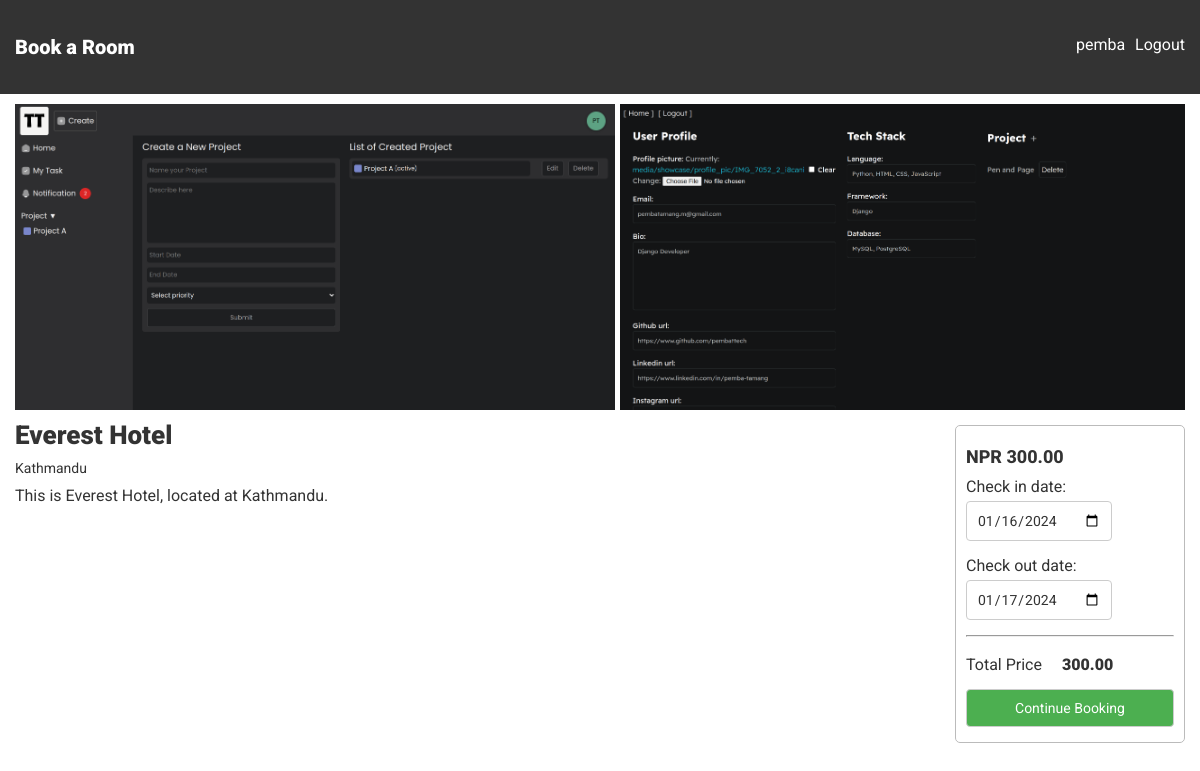
The app's page /hotel/hotel-detail/roanna-fisher (signed in) with its own data.
### user/models.py (models this page shows, shortened)
class CustomUser(AbstractUser):
    is_corporate = models.BooleanField(default=False)

### hotel/models.py (models this page shows, shortened)
class Hotel(models.Model):
    hotelier = models.ForeignKey(
        settings.AUTH_USER_MODEL, on_delete=models.SET_NULL, null=True
    )
    name = models.CharField(max_length=255)
    address = models.CharField(max_length=255)
    description = models.TextField(null=True)
    price = models.DecimalField(max_digits=10, decimal_places=2, null=True)
    slug = models.SlugField(max_length=255, null=True, blank=True)

### hotel/views.py (the view)
# urls.py: path('hotel-detail/<slug>', hotel_detail, name = 'hotel_detail'),
def hotel_detail(request, slug):
    hotel = get_object_or_404(Hotel, slug=slug)
    hotelimage_instance = HotelImage.objects.filter(hotel__slug = slug)
    image_urls = [image.hotel_images for image in hotelimage_instance]
    print(image_urls)
    if request.method == "POST":
        reservation_form = ReservationForm(request.POST)
        if reservation_form.is_valid():
            total_cost = request.session.get(f'total_cost_{request.user.username}_{slug}', 0)
            print(total_cost)
            request.session.pop('total_cost', None)
    else:
        reservation_form = ReservationForm()
    context = {"hotel": hotel, "reservation_form": reservation_form, 'image_urls': image_urls}
    return render(request, "hotel/hotel_detail.html", context)

### hotel/forms.py
class ReservationForm(forms.ModelForm):
    class Meta:
        model = Reservation
        fields = ["check_in_date", "check_out_date"]
        widgets = {
            "check_in_date": forms.DateInput(attrs={"type": "date", "class": "input-check_in"}),
            "check_out_date": forms.DateInput(attrs={"type": "date", "class": "input-check_out"}),
        }
    def __init__(self, *args, **kwargs):
        super(ReservationForm, self).__init__(*args, **kwargs)
        today = date.today()
        tomorrow = today + timedelta(days=1)
        self.fields["check_in_date"].initial = today
        self.fields["check_out_date"].initial = tomorrow

### hotel/templates/hotel/hotel_detail.html (shortened to what this page needs)
{% extends "base.html" %}
{% block content %}
<div class="hotel-detail-wrapper">
    <div class="hotel-pics">
        {% for img_url in image_urls %}
        <img src="{{ img_url.url }}" alt="{{ hotel.name }}">
        {% endfor %}
    </div>
    <div class="div-flex">
        <div class="hotel-detail">
            <p class="heading">
                {{ hotel.name }}
            </p>
            <p class="hotel-info">
                {{ hotel.address }}
            <p class="hotel-info description">
                {{ hotel.description }}
            </p>
        </div>
        {% if not request.user.is_corporate %}
        <form action="" method='post' id="reservation-form">
            <div class="form-div">
                <p class="hotel-info price">
                    <span>
                        NPR
                        {{ hotel.price }}
                    </span>
                </p>
                {{ reservation_form.as_p }}
                <hr>
                <div class="div-flex">
                    <div>
                        <p>Total Price</p>
                    </div>
                    <div>
                        <p id="total-cost">{{ hotel.price }}</p>
                    </div>
                </div>
                <button class="button-style">Continue Booking</button>
            </div>
        </form>
        {% endif %}
    </div>
</div>
{% endblock content %}

### templates/nav.html
<div class="navigation position-sticky">
    <div class="nav-left-side">
        <a href="{% url 'base:home' %}" class="app-link heading">Book a Room</a>
    </div>
    <div class="nav-right-side" style="display: flex; gap:10px;">
        {% if request.user.is_authenticated %}
            {% if request.user.is_corporate %}
                <a href="{% url 'hotel:dashboard' %}">{{ request.user.username }}</a>
                <a href="{% url 'hotel:list_hotel' %}">List Your Hotel</a>
            {% else %}
                <a href="{% url 'user:dashboard' %}">{{ request.user.username }}</a>
            {% endif %}
            <a href="{% url 'base:logout_user' %}">Logout</a>
        {% else %}
            <a href="{% url 'base:login_user' %}">Login</a>
            <a href="{% url 'base:register_user' %}">Register</a>
        {% endif %}
    </div>
</div>

### static/css/styles.css (style rules this page uses)
* { font-family: 'Roboto', sans-serif; color: #333; }
body { margin: 0; padding: 0; }
input, select, textarea, button { padding: 10px; margin: 5px 0; border: 1px solid #ccc; border-radius: 4px; box-sizing: border-box; font-size: 14px; }
button { background-color: #4CAF50; color: #fff; cursor: pointer; }
p { margin: 10px 0; }
a { text-decoration: none; }
.div-flex { display: flex; gap: 20px; }
.position-sticky { position: sticky; top: 0; }
.heading { font-size: 20px; font-weight: 900; }
.navigation { background-color: #333; color: #fff; display: flex; flex-direction: row; justify-content: space-between; padding: 35px 15px; }
.navigation a { color: #fff; }
.hotel-info { font-size: 14px; font-weight: 400; }
.hotel-info.price, .hotel-info.price span { font-size: 18px; font-weight: 800; color: #2196F3; }
.hotel-info.description { font-size: 16px; }
.hotel-detail-wrapper .hotel-pics img { width: 600px; }
.hotel-detail-wrapper .hotel-pics { display: flex; overflow-x: auto; gap: 5px; }
.hotel-detail-wrapper .heading { font-size: 26px; }
.hotel-detail-wrapper .hotel-detail { flex: 2; }
#reservation-form { flex: 0.5; padding: 15px 0; }
.form-div { padding: 10px; border: 1px solid #bbbbbb; border-radius: 5px; }
#reservation-form .hotel-info.price, #reservation-form .hotel-info.price span { color: #333; }
#reservation-form #total-cost { font-weight: 900; }
#reservation-form .button-style { width: 100%; }

### records on screen
CustomUser: user.username "pemba"
Hotel: name "Everest Hotel", address "Kathmandu", description "This is Everest Hotel, located at Kathmandu.", price "300.00"
